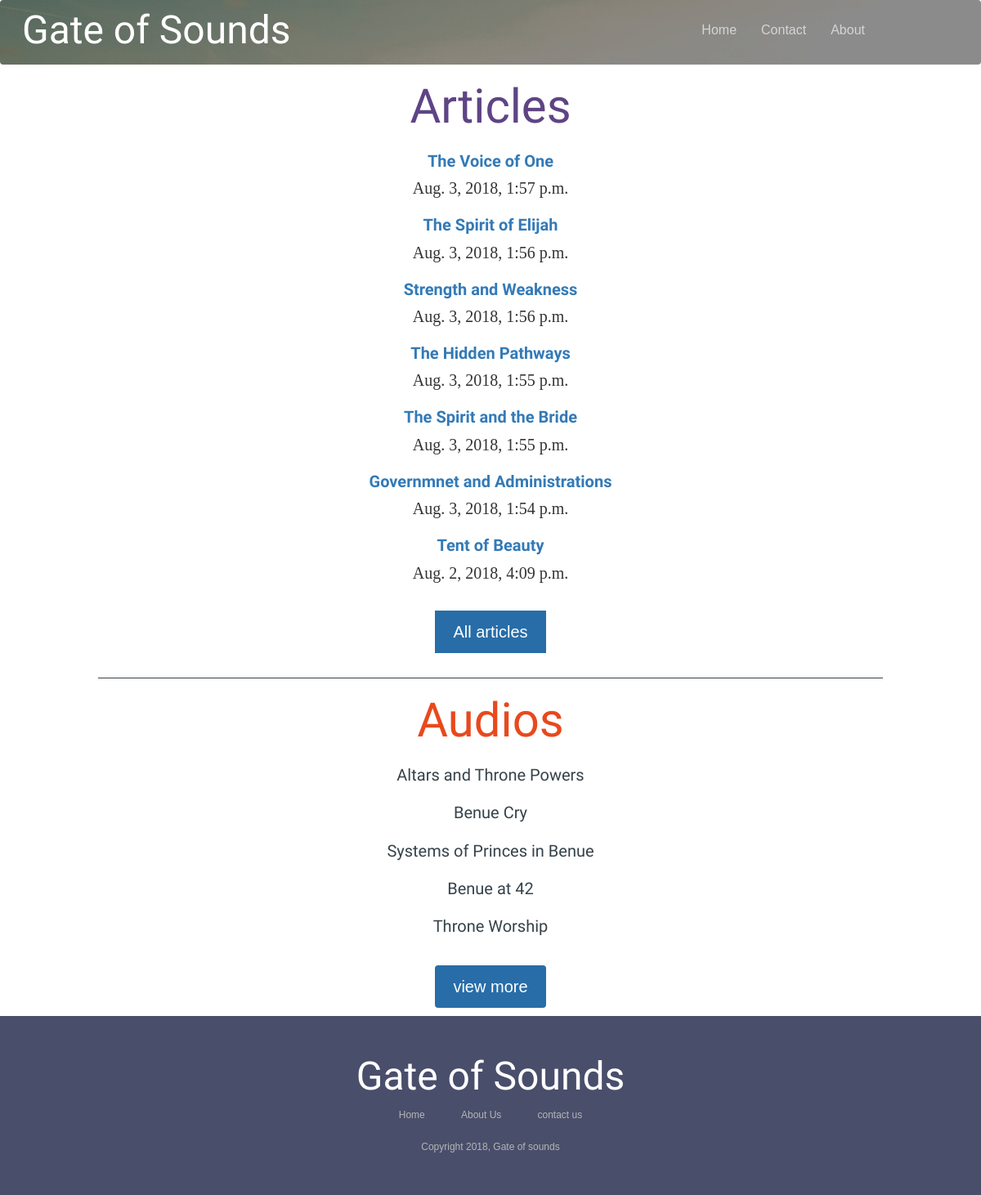
Page /resources on the committed database.
### sounds/models.py (models this page shows, shortened)
class Post(models.Model):
    title = models.CharField(max_length= 150)
    body = models.TextField()
    date = models.DateTimeField()
    author= models.TextField(default='Sunny awugo')
    def get_absolute_url(self):
        return reverse('post-detail', args=[str(self.id)])
    class Meta:
        ordering = ["-date"]

### sounds/views.py (the view)
# urls.py: path('resources', views.resources, name='resources'),
def resources(request):
    post = Post.objects.all()[:7]
    context = {
        'post': post,
    }
    return render(request, 'sounds/resources.html', context)

### sounds/templates/sounds/resources.html
{% extends 'base_generic.html' %}
{% block content %}
{% load static %}
{% load bootstrap3 %}
<link rel='stylesheet' href='{% static "sounds/style.css" %}'>
<div class='work'>
        <strong></strong><h2 style="font-family: 'Tangerine', serif; font-size: 58px; color:#5E4485;">Articles</h2></strong>
        {% for post in post %}
                <div class='blogpost'>
                    <h3><strong><a style="font-family: 'Ubuntu', serif; font-size: 20px;" href="{{ post.get_absolute_url }}">{{ post.title }}</strong></h3></a>
                    <h4 style="font-family: 'Ubuntu:italic', serif; font-size: 20px;">{{ post.date }}</h4>
                </div>
        {% endfor %}
        <a href='{% url "posts" %}'><button class='btn_1'>All articles</button></a>
    </div>
   <div style='width:80%; margin: auto;'> <hr style='border-color:#35424a;'></div>
   <div  class='text-center' id='audio'>
    <h2 style="font-family: 'Tangerine', serif; font-size: 58px; color: #e8491d;">Audios</h2>
    <h3 ><a style="font-family: 'Ubuntu', serif; font-size: 20px;" href='#'>Altars and Throne Powers</a></h3>
    <h3 ><a style="font-family: 'Ubuntu', serif; font-size: 20px;" href='#'>Benue Cry</a></h3>
    <h3 ><a style="font-family: 'Ubuntu', serif; font-size: 20px;" href='#'>Systems of Princes in Benue</a></h3>
    <h3 ><a style="font-family: 'Ubuntu', serif; font-size: 20px;" href='#'>Benue at 42</a></h3>
    <h3 ><a style="font-family: 'Ubuntu', serif; font-size: 20px;" href='#'>Throne Worship</a></h3>
    <button type='button' class='btn btn-default'>view more</button>
</div>
{% endblock %}

### sounds/static/sounds/style.css (style rules this page uses)
body { font-family: sans-serif; font-size: 15px; }
.btn { font-size: 18px; color: #fff; padding: 12px 22px; margin-bottom: 10px; margin-top: 25px; background: #286DA8; border:none; color:#ffffff; font-size: 20px; }
.btn_1 { font-size: 18px; color: #fff; padding: 12px 22px; margin-bottom: 10px; margin-top: 25px; background: #286DA8; border:none; color:#ffffff; font-size: 20px; }
#audio a { text-decoration: none; color:#35424a; }
#audio { width: 70%; margin: auto; }
.work { width: 35%; margin: auto; text-align: center; }

### rows in the picture
Post: title "The Voice of One", date "Aug. 3, 2018, 1:57 p.m."
Post: title "The Spirit of Elijah", date "Aug. 3, 2018, 1:56 p.m."
Post: title "Strength and Weakness", date "Aug. 3, 2018, 1:56 p.m."
Post: title "The Hidden Pathways", date "Aug. 3, 2018, 1:55 p.m."
Post: title "The Spirit and the Bride", date "Aug. 3, 2018, 1:55 p.m."
Post: title "Governmnet and Administrations", date "Aug. 3, 2018, 1:54 p.m."
Post: title "Tent of Beauty", date "Aug. 2, 2018, 4:09 p.m."
